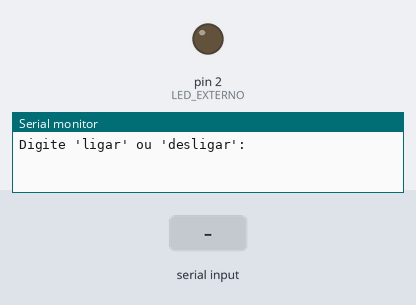
A sketch run on a simulated Arduino Uno, built with avr-gcc and run on an emulated ATmega328P. Shown: output pins drawn as LEDs (lit = HIGH), the last lines printed to the serial monitor. Dashed ring = blinking. The test bench sets the inputs (shaded band).

Above: at 1.2 s.
1.3 s: "1\n" received over Serial
At 1.7 s:
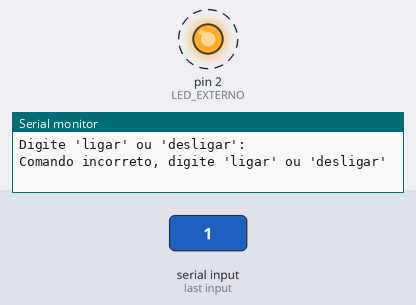
Timing chart, 0 to 10.3 s (numbered marks = the images above; inputs shaded):
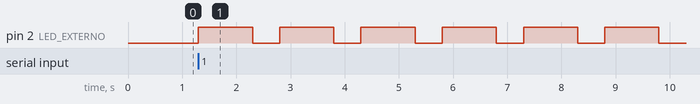

Measured:
- after the input at 1.3 s, pin 2 (LED_EXTERNO): alternates HIGH for 1.0 s and LOW for 0.50 s, starting at once

The sketch:

pisca_led.ino
```cpp
#define LED_EXTERNO 2

void setup() {
  Serial.begin(115200);
  pinMode(LED_EXTERNO, OUTPUT);

  Serial.println("Digite 'ligar' ou 'desligar':");
}

void loop() {
  if(Serial.available() > 0) {
    String comando = Serial.readStringUntil('\n');
    comando.trim();
    comando.toLowerCase();

    if(comando == "ligar") {
      // liga o led
      digitalWrite(LED_EXTERNO, HIGH);
    } else if (comando == "desligar") {
      // desliga o led
      digitalWrite(LED_EXTERNO, LOW);
    } else {
      // comando incorreto
      Serial.print("Comando incorreto, digite 'ligar' ou 'desligar'");
      piscarLed(8, 1000, 500, "Tente novamente");
    }
  }
}

void piscarLed(int vezes, int tempoLigado, int tempoDesligado, String mensagem) {
  for(int i = 0; i < vezes; i++) {
    digitalWrite(LED_EXTERNO, HIGH);
    delay(tempoLigado);
    digitalWrite(LED_EXTERNO, LOW);
    delay(tempoDesligado);
  }
  Serial.println(mensagem);
}
```
